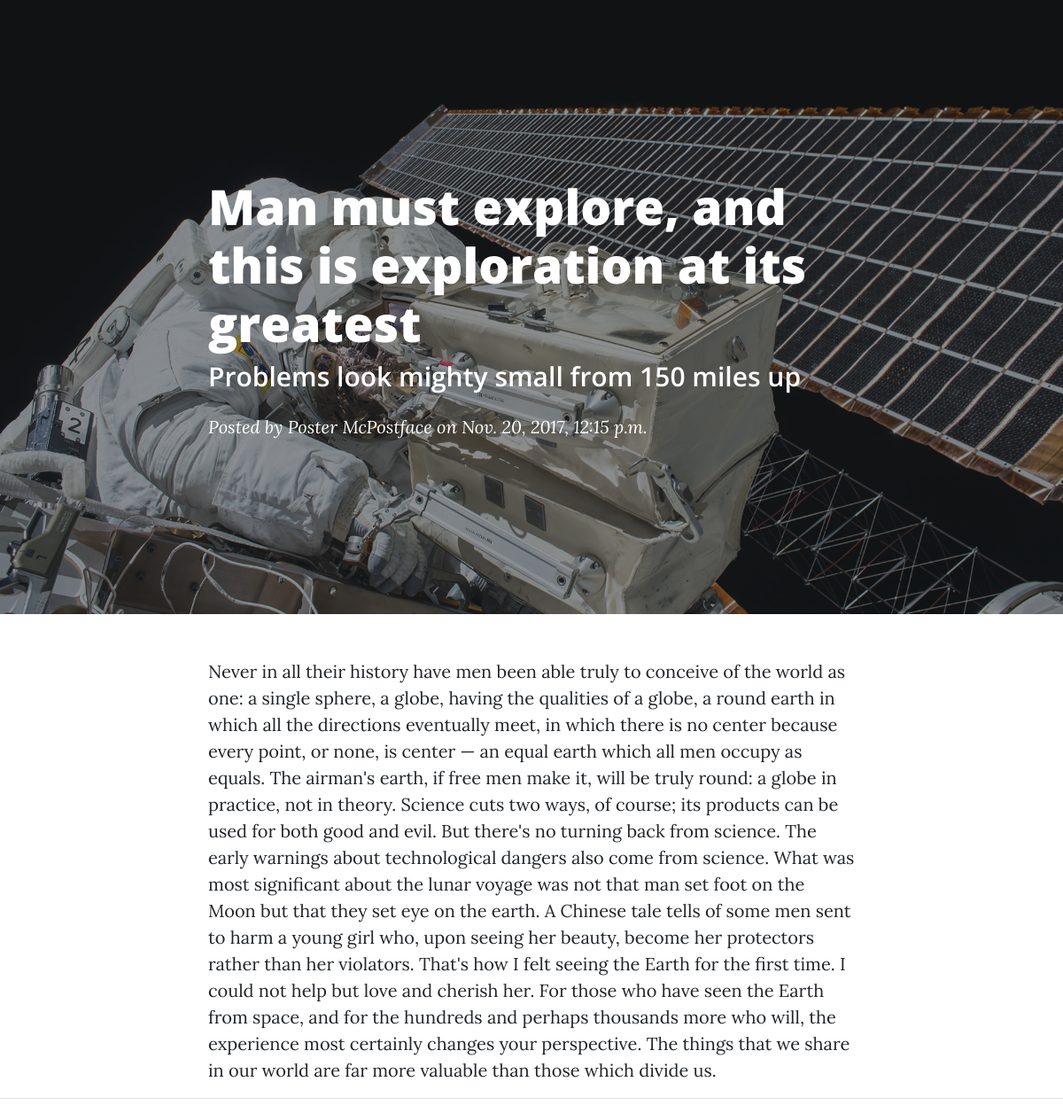
Page /blog/1/ on the committed database.
### blog/models.py (models this page shows, shortened)
class Post(models.Model):
    post_title = models.CharField(max_length=600)
    post_subtitle = models.CharField(max_length=1000)
    post_pub_date = models.DateTimeField('date published')
    post_author = models.CharField(max_length=100)
    post_text = models.TextField()

### blog/views.py (the view)
# urls.py: url(r'^(?P<pk>[0-9]+)/$', views.DetailView.as_view(), name='detail'),
class DetailView(generic.DetailView):
    model = Post
    template_name = 'blog/detail.html'

### blog/templates/blog/detail.html (shortened to what this page needs)
<!DOCTYPE html>
<html lang="en">
  <head>
    <link href="https://maxcdn.bootstrapcdn.com/font-awesome/4.7.0/css/font-awesome.min.css" rel="stylesheet" type="text/css">
    {% load static %}
    <link href="{% static 'blog/bootstrap.min.css' %}" rel="stylesheet">
    <link href="{% static 'blog/style.css' %}" rel="stylesheet">
  </head>
  <body>
    <header class="masthead" style="background-image: url('{% static 'blog/img/post-bg.jpg' %}')">
      <div class="overlay"></div>
      <div class="container">
        <div class="row">
          <div class="col-lg-8 col-md-10 mx-auto">
            <div class="post-heading">
              <h1>{{ post.post_title }}</h1>
              <h2 class="subheading">{{ post.post_subtitle }}</h2>
              <span class="meta">Posted by
                <a href="#">{{ post.post_author }}</a>
                on {{ post.post_pub_date }}</span>
            </div>
          </div>
        </div>
      </div>
    </header>
    <article>
      <div class="container">
        <div class="row">
          <div class="col-lg-8 col-md-10 mx-auto">
			{{ post.post_text }}
          </div>
        </div>
      </div>
    </article>
    <hr>
  </body>
</html>

### blog/static/blog/style.css (style rules this page uses)
body { font-size:20px;color:#212529;font-family:Lora,'Times New Roman',serif }
h1,h2,h3,h4,h5,h6 { font-weight:800;font-family:'Open Sans','Helvetica Neue',Helvetica,Arial,sans-serif }
a { color:#212529;-webkit-transition:all .2s;-moz-transition:all .2s;transition:all .2s }
body { -webkit-tap-highlight-color:#0085a1 }
header.masthead { margin-bottom:50px;background:no-repeat center center;background-color:#868e96;background-attachment:scroll;position:relative;-webkit-background-size:cover;-moz-background-size:cover;-o-background-size:cover;background-size:cover }
header.masthead .overlay { position:absolute;top:0;left:0;height:100%;width:100%;background-color:#212529;opacity:.5 }
header.masthead .page-heading,header.masthead .post-heading,header.masthead .site-heading { padding:200px 0 150px;color:#fff }
@media only screen and (min-width:768px) { header.masthead .page-heading,header.masthead .post-heading,header.masthead .site-heading { padding:200px 0 } }
header.masthead .post-heading h1 { font-size:35px }
header.masthead .post-heading .meta,header.masthead .post-heading .subheading { line-height:1.1;display:block }
header.masthead .post-heading .subheading { font-size:24px;font-weight:600;margin:10px 0 30px;font-family:'Open Sans','Helvetica Neue',Helvetica,Arial,sans-serif }
header.masthead .post-heading .meta { font-size:20px;font-weight:300;font-style:italic;font-family:Lora,'Times New Roman',serif }
header.masthead .post-heading .meta a { color:#fff }
@media only screen and (min-width:768px) { header.masthead .post-heading h1 { font-size:55px } }
@media only screen and (min-width:768px) { header.masthead .post-heading .subheading { font-size:30px } }

### rows in the picture
Post: post_title "Man must explore, and this is exploration at its greatest", post_subtitle "Problems look mighty small from 150 miles up", post_author "Poster McPostface", post_pub_date "Nov. 20, 2017, 12:15 p.m.", post_text "Never in all their history have men been able truly to conceive of the world as one: a single sphere, a globe, having the qualities of a globe, a round earth in which all the directions eventually meet, in which there is no center because every point, or none, is center — an equal earth which all men occupy as equals. The airman's earth, if free men make it, will be truly round: a globe in practice, not in theory. Science cuts two ways, of course; its products can be used for both good and evil. But there's no turning back from science. The early warnings about technological dangers also come from science. What was most significant about the lunar voyage was not that man set foot on the…"
